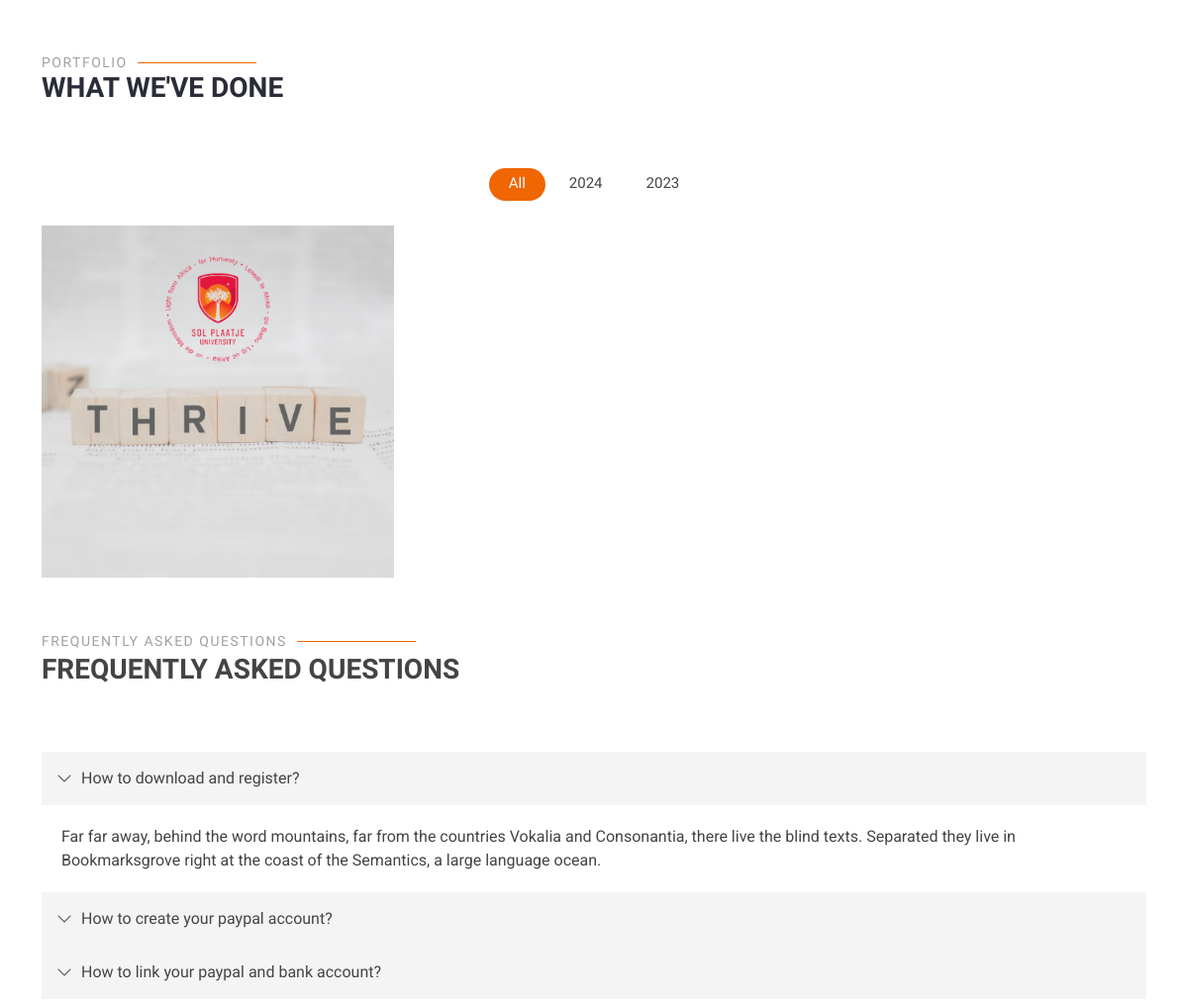
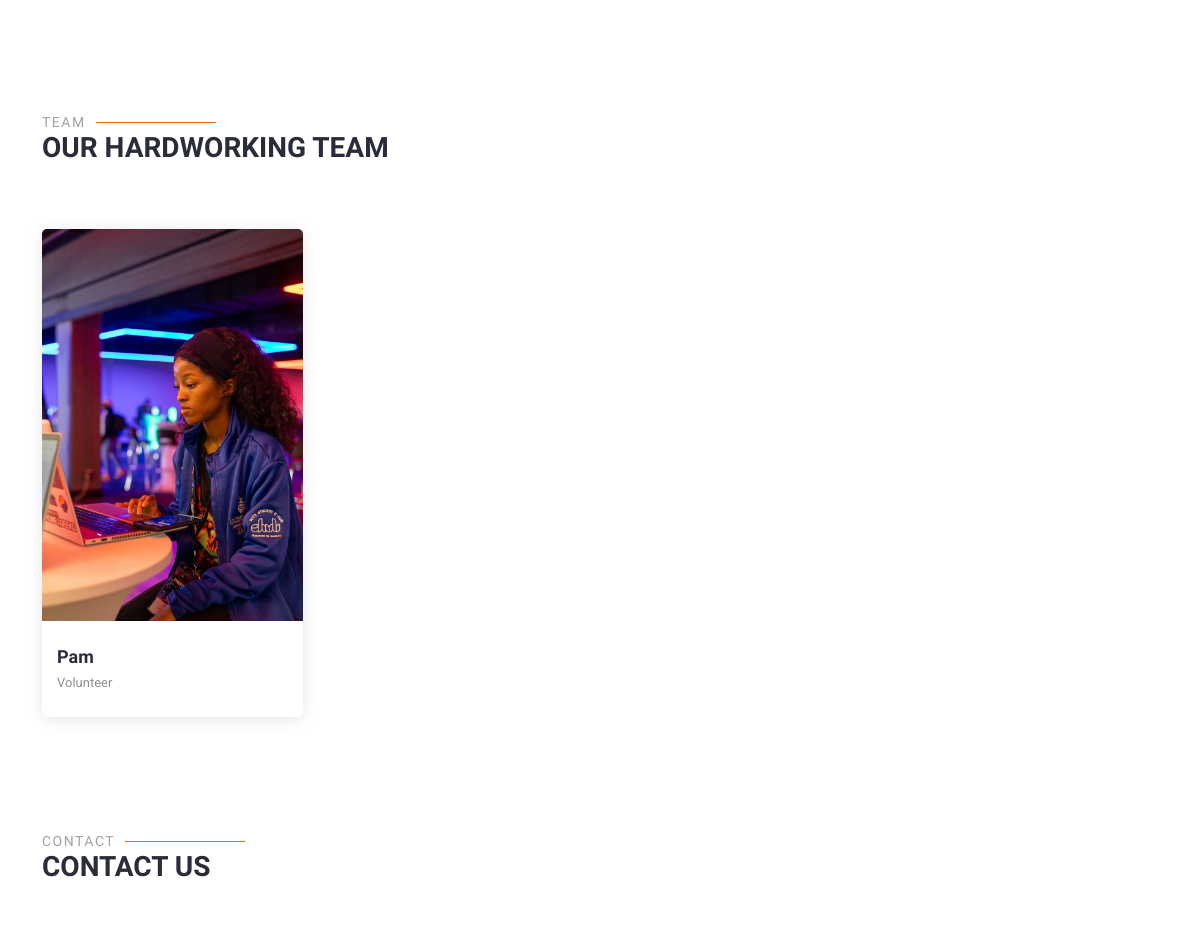
The app's page / (middle part), older data (2 pictures, top to bottom).
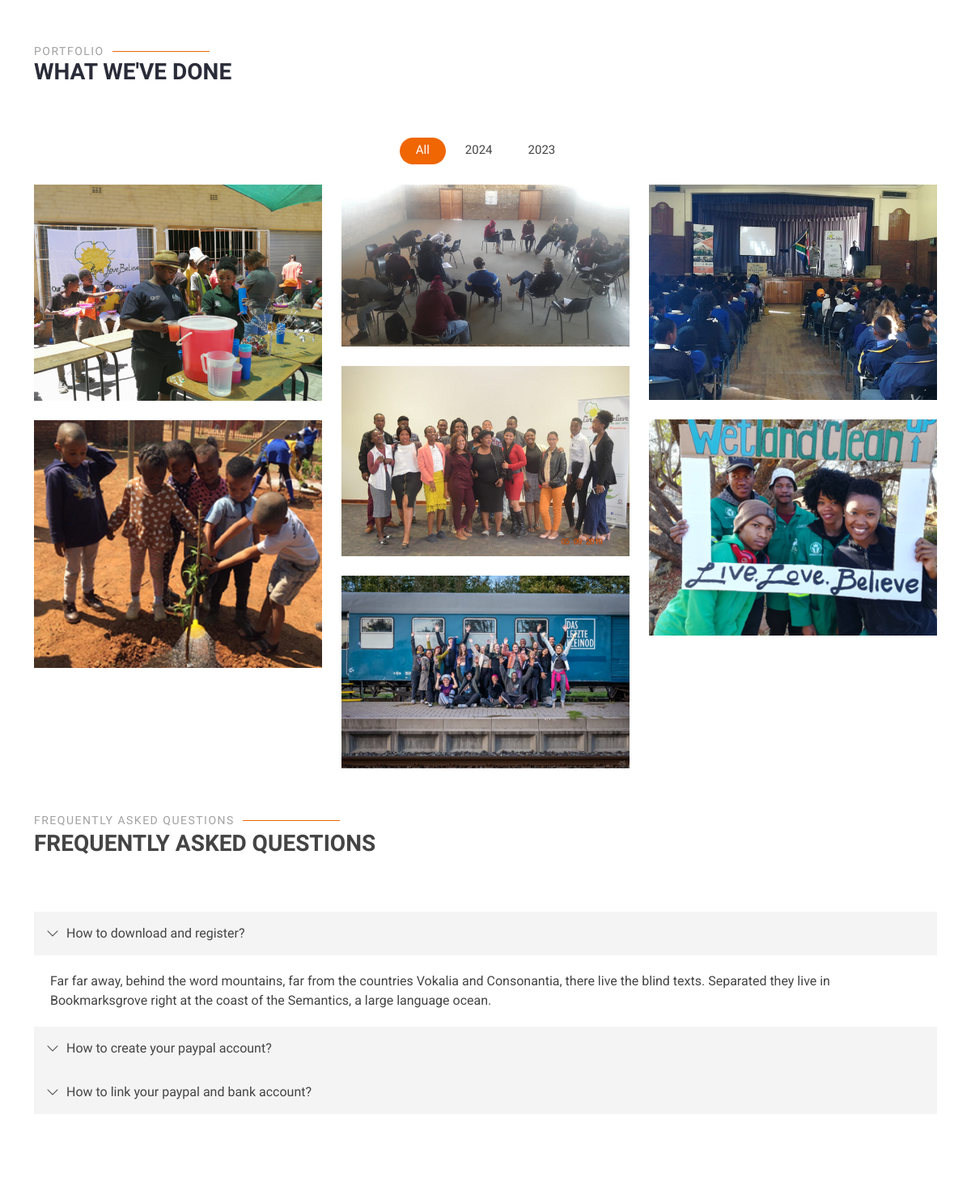
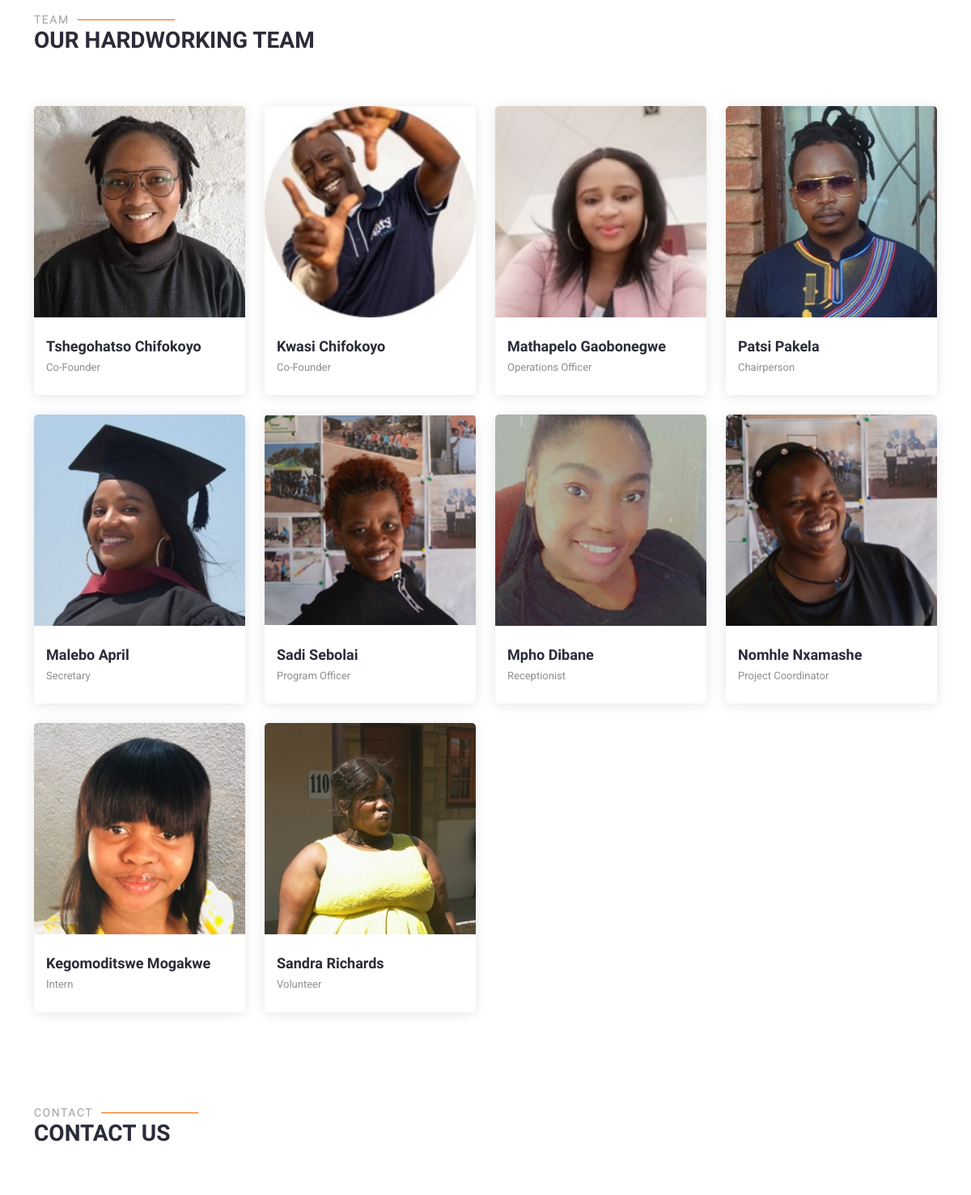
The same page, newer data (2 pictures, top to bottom).
### main/models.py (models this page shows, shortened)
class PortfolioItem(models.Model):
    CATEGORY_CHOICES = [
        ('botho', 'Botho'),
        ('dikgatlong green initiative', 'Dikgatlong Green Initiative'),
        ('dingwetsi tsa afrika', 'Dingwetsi Tsa Afrika'),
    ]
    title = models.CharField(max_length=255)
    category = models.CharField(max_length=27, choices=CATEGORY_CHOICES)
    description = models.TextField()
    image = models.ImageField(upload_to='portfolio_images/')
    date = models.DateTimeField(auto_now_add=True)

class TeamMember(models.Model):
    name = models.CharField(max_length=100)
    position = models.CharField(max_length=100)
    image = models.ImageField(upload_to='team/', blank=True, null=True)
    twitter_link = models.URLField(blank=True, null=True)
    facebook_link = models.URLField(blank=True, null=True)
    instagram_link = models.URLField(blank=True, null=True)
    linkedin_link = models.URLField(blank=True, null=True)

### main/views.py (the view)
# urls.py: path('', views.index, name='index'),
def index(request):
        tabs = FeatureTab.objects.all()
        portfolio_items = PortfolioItem.objects.all() # Fetch all tab data
        team_members = TeamMember.objects.all()  # Fetch all team members
        return render(request, 'index.html', {'tabs': tabs ,'portfolio_items': portfolio_items, 'team_members': team_members})

### templates/index.html (shortened to what this page needs)
{% extends 'base.html' %}
{% block content %}
    <main class="main">
      <section id="portfolio" class="portfolio section">
        <div class="container section-title" data-aos="fade-up">
          <h2>Portfolio</h2>
          <p>What we've done</p>
        </div>
<div class="container">
    <div class="isotope-layout" data-default-filter="*" data-layout="masonry" data-sort="original-order">
      <ul class="portfolio-filters isotope-filters" data-aos="fade-up" data-aos-delay="100">
        <li data-filter="*" class="filter-active">All</li>
        <li data-filter=".filter-2024">2024</li>
        <li data-filter=".filter-2023">2023</li>
      </ul>
      <div class="row gy-4 isotope-container" data-aos="fade-up" data-aos-delay="200">
        {% for item in portfolio_items %}
          <div class="col-lg-4 col-md-6 portfolio-item isotope-item filter-{{ item.date|date:"Y" }}">
            <img src="{{ item.image.url }}" class="img-fluid" alt="{{ item.title }}">
          </div>
        {% endfor %}
      </div>
    </div>
  </div>
      <section id="faq" class="faq section">
        <div class="container section-title" data-aos="fade-up">
          <h2>Frequently Asked Questions</h2>
          <p>Frequently Asked Questions</p>
        </div>
        <div class="container" data-aos="fade-up">
          <div class="row">
            <div class="col-12">
              <div class="custom-accordion" id="accordion-faq">
                <div class="accordion-item">
                  <h2 class="mb-0">
                    <button class="btn btn-link" type="button" data-bs-toggle="collapse" data-bs-target="#collapse-faq-1">
                      How to download and register?
                    </button>
                  </h2>
                  <div id="collapse-faq-1" class="collapse show" aria-labelledby="headingOne" data-parent="#accordion-faq">
                    <div class="accordion-body">
                      Far far away, behind the word mountains, far from the countries
                      Vokalia and Consonantia, there live the blind texts. Separated
                      they live in Bookmarksgrove right at the coast of the Semantics,
                      a large language ocean.
                    </div>
                  </div>
                </div>
                <div class="accordion-item">
                  <h2 class="mb-0">
                    <button class="btn btn-link collapsed" type="button" data-bs-toggle="collapse" data-bs-target="#collapse-faq-2" "="">
                  How to create your paypal account?
                </button>
              </h2>
              </div>
              <div class="accordion-item">
                <h2 class="mb-0">
                  <button class="btn btn-link collapsed" type="button" data-bs-toggle="collapse" data-bs-target="#collapse-faq-3">
                    How to link your paypal and bank account?
                  </button>
                </h2>
              </div>
            </div>
          </div>
        </div>
        </div>
      </section>
<section id="team" class="team section">
    <div class="container section-title" data-aos="fade-up">
      <h2>Team</h2>
      <p>Our Hardworking Team</p>
    </div>
    <div class="container">
      <div class="row gy-4">
        {% for member in team_members %}
          <div class="col-lg-3 col-md-6 d-flex align-items-stretch" data-aos="fade-up" data-aos-delay="100">
            <div class="team-member">
              <div class="member-img">
                <img src="{{ member.image.url }}" class="img-fluid" alt="{{ member.name }}">
              </div>
              <div class="member-info">
                <h4>{{ member.name }}</h4>
                <span>{{ member.position }}</span>
              </div>
            </div>
          </div>
        {% endfor %}
      </div>
    </div>
  </section>
      <section id="contact" class="contact section">
        <div class="container section-title" data-aos="fade-up">
          <h2>Contact</h2>
          <p>Contact Us</p>
        </div>
        <div class="container" data-aos="fade" data-aos-delay="100">
          <div class="row gy-4">
            <div class="col-lg-8">
              <form action="forms/contact.php" method="post" class="php-email-form" data-aos="fade-up" data-aos-delay="200">
                <div class="row gy-4">
                </div>
              </form>
            </div>
          </div>
        </div>
      </section>
    </main>
  </html>
{% endblock %}

### templates/base.html (shortened to what this page needs)
<!DOCTYPE html>
<html lang="en">
<head>
    {% load static %}
    <link href="{% static 'vendor/bootstrap/css/bootstrap.min.css' %}" rel="stylesheet">
    <link href="{% static 'vendor/bootstrap-icons/bootstrap-icons.css' %}" rel="stylesheet">
    <link href="{% static 'vendor/aos/aos.css' %}" rel="stylesheet">
    <link href="{% static 'vendor/animate.css/animate.min.css' %}" rel="stylesheet">
    <link href="{% static 'vendor/glightbox/css/glightbox.min.css' %}" rel="stylesheet">
    <link href="{% static 'vendor/swiper/swiper-bundle.min.css' %}" rel="stylesheet">
    <link href="{% static 'css/main.css' %}" rel="stylesheet">
</head>
<body class="index-page">
    <main class="main">
        {% block content %}{% endblock %}
 </body>
 </html>
</body>
</html>

### static/css/main.css (style rules this page uses)
:root { --default-font: "Roboto", system-ui, -apple-system, "Segoe UI", Roboto, "Helvetica Neue", Arial, "Noto Sans", "Liberation Sans", sans-serif, "Apple Color Emoji", "Segoe UI Emoji", "Segoe UI Symbol", "Noto Color Emoji"; --heading-font: "Raleway", sans-serif; --nav-font: "Poppins", sans-serif; }
:root { --background-color: #ffffff; --default-color: #444444; --heading-color: #2a2c39; --accent-color: #ef6603; --surface-color: #ffffff; --contrast-color: #ffffff; }
:root { --nav-color: #ffffff; --nav-hover-color: #ef6603; --nav-mobile-background-color: #ffffff; --nav-dropdown-background-color: #ffffff; --nav-dropdown-color: #060606; --nav-dropdown-hover-color: #ef6603; }
:root { scroll-behavior: smooth; }
body { color: var(--default-color); background-color: var(--background-color); font-family: var(--default-font); }
h1, h2, h3, h4, h5, h6 { color: var(--heading-color); font-family: var(--heading-font); }
section, .section { color: var(--default-color); background-color: var(--background-color); padding: 60px 0; scroll-margin-top: 77px; overflow: clip; }
.section-title { padding-bottom: 60px; position: relative; }
.section-title h2 { font-size: 14px; font-weight: 500; padding: 0; line-height: 1px; margin: 0; letter-spacing: 1.5px; text-transform: uppercase; color: color-mix(in srgb, var(--default-color), transparent 50%); position: relative; }
.section-title h2::after { content: ""; width: 120px; height: 1px; display: inline-block; background: var(--accent-color); margin: 4px 10px; }
.section-title p { color: var(--heading-color); margin: 0; font-size: 28px; font-weight: 700; text-transform: uppercase; font-family: var(--heading-font); }
.portfolio .portfolio-filters { padding: 0; margin: 0 auto 20px auto; list-style: none; text-align: center; }
.portfolio .portfolio-filters li { cursor: pointer; display: inline-block; padding: 8px 20px 10px 20px; margin: 0; font-size: 15px; font-weight: 500; line-height: 1; margin-bottom: 5px; border-radius: 50px; transition: all 0.3s ease-in-out; font-family: var(--heading-font); }
.portfolio .portfolio-filters li:hover, .portfolio .portfolio-filters li.filter-active { color: var(--contrast-color); background-color: var(--accent-color); }
.portfolio .portfolio-filters li:first-child { margin-left: 0; }
.portfolio .portfolio-filters li:last-child { margin-right: 0; }
.portfolio .portfolio-item { position: relative; overflow: hidden; }
.faq p { line-height: 1.7; color: var(--default-color); }
.faq .custom-accordion .accordion-item { background-color: var(--surface-color); margin-bottom: 0px; position: relative; border-radius: 0px; overflow: hidden; }
.faq .custom-accordion .accordion-item .btn-link { display: block; width: 100%; padding: 15px 0; text-decoration: none; text-align: left; color: var(--default-color); border: none; padding-left: 40px; border-radius: 0; position: relative; background-color: color-mix(in srgb, var(--default-color), transparent 94%); }
.faq .custom-accordion .accordion-item .btn-link:before { content: "\f282"; display: inline-block; font-family: "bootstrap-icons" !important; font-style: normal; font-weight: normal !important; font-variant: normal; text-transform: none; line-height: 1; vertical-align: -0.125em; -webkit-font-smoothing: antialiased; position: absolute; top: 50%; transform: translateY(-50%); left: 15px; }
.faq .custom-accordion .accordion-item .accordion-body { padding: 20px 20px 20px 20px; color: var(--default-color); }
.team .team-member { background-color: var(--surface-color); overflow: hidden; border-radius: 5px; box-shadow: 0px 2px 15px rgba(0, 0, 0, 0.1); height: 100%; }
.team .team-member .member-img { position: relative; overflow: hidden; }
.team .team-member .member-info { padding: 25px 15px; }
.team .team-member .member-info h4 { font-weight: 700; margin-bottom: 5px; font-size: 18px; }
.team .team-member .member-info span { display: block; font-size: 13px; font-weight: 400; color: color-mix(in srgb, var(--default-color), transparent 40%); }
.contact .php-email-form { height: 100%; }

Row changes from the older to the newer data that the page shows:
changed PortfolioItem (number 1 of 7 on the later page): image: a different picture
added PortfolioItem: image (picture)
added PortfolioItem: image (picture)
added PortfolioItem: image (picture)
added PortfolioItem: image (picture)
added PortfolioItem: image (picture)
added PortfolioItem: image (picture)
changed TeamMember: image: a different picture; name "Pam" → "Tshegohatso Chifokoyo"; position "Volunteer" → "Co-Founder"
added TeamMember: image (picture), name "Kwasi Chifokoyo", position "Co-Founder"
added TeamMember: image (picture), name "Mathapelo Gaobonegwe", position "Operations Officer"
added TeamMember: image (picture), name "Patsi Pakela", position "Chairperson"
added TeamMember: image (picture), name "Malebo April", position "Secretary"
added TeamMember: image (picture), name "Sadi Sebolai", position "Program Officer"
added TeamMember: image (picture), name "Mpho Dibane", position "Receptionist"
added TeamMember: image (picture), name "Nomhle Nxamashe", position "Project Coordinator"
added TeamMember: image (picture), name "Kegomoditswe Mogakwe", position "Intern"
added TeamMember: image (picture), name "Sandra Richards", position "Volunteer"
